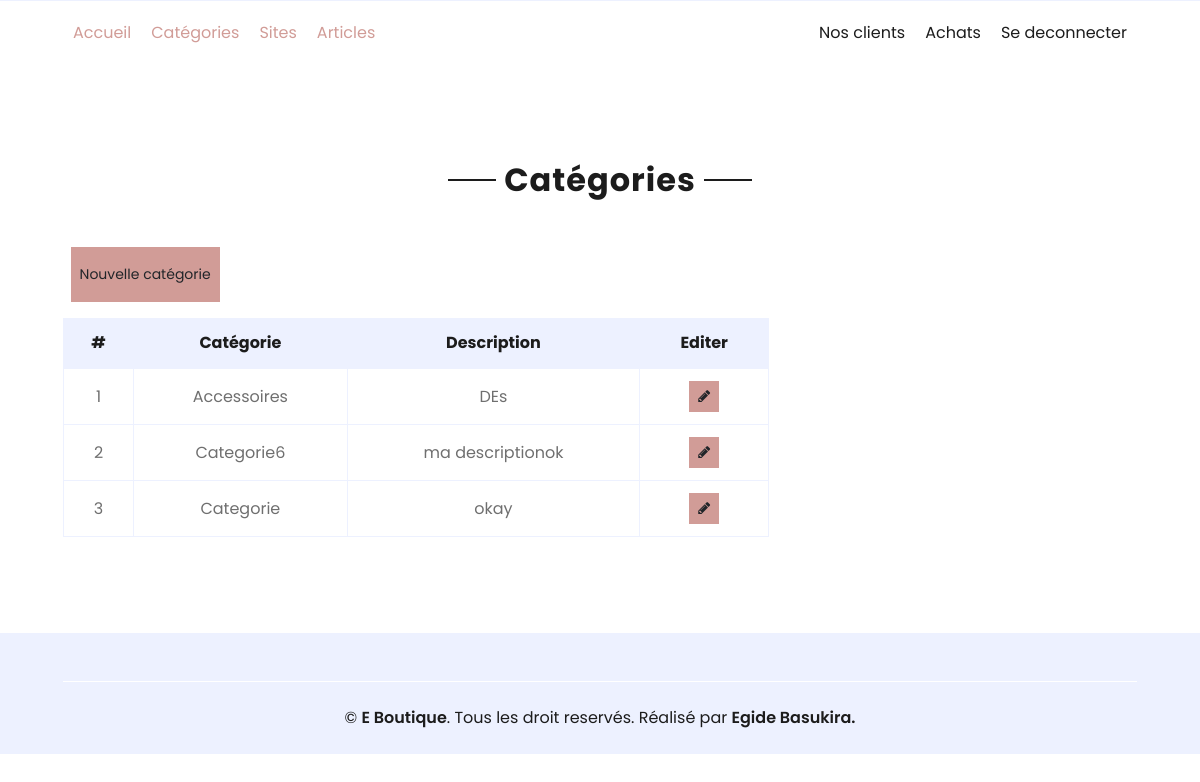
/categories.php, run on the app's committed database.
### tables this page shows
CREATE TABLE `categorie` (
  `id` int(11) NOT NULL,
  `categorie` text NOT NULL,
  `description` text NOT NULL
);

### actions/selectCategories.php (called while the page is built)
<?php
$categories=$db->query("SELECT * FROM `categorie`");
?>

### includes/config.php (called while the page is built)
<?php
$db_host="localhost";
$db_user="root";
$db_password="";
$db_name="e-commerce";
try
{
$db=new PDO("mysql:host={$db_host};dbname={$db_name}",$db_user,$db_password);
$db->setAttribute(PDO::ATTR_ERRMODE, PDO::ERRMODE_EXCEPTION);
}
catch(PDOEXCEPTION $e)
{
$e->getMessage();
}
include('actions/selectCategories.php');
?>

### categories.php (the view, shortened to what this page needs)
<?php
require_once 'includes/config.php';
?>
<!DOCTYPE html>
<html lang="en">
<head>
    <link href="https://cdnjs.cloudflare.com/ajax/libs/font-awesome/5.10.0/css/all.min.css" rel="stylesheet">
    <link href="lib/owlcarousel/assets/owl.carousel.min.css" rel="stylesheet">
    <link href="css/style.css" rel="stylesheet">
</head>
<body>
    <?php
     include 'includes/navbarA.php';
    ?>
    <div class="container-fluid pt-5">
        <div class="text-center mb-4">
            <h2 class="section-title px-5"><span class="px-2">Catégories</span></h2>
        </div>
        <a href="category.php" class="btn btn-sm btn-primary my-3 py-3">Nouvelle catégorie</a>
        <div class="row px-xl-5">
            <div class="col-lg-8 table-responsive mb-5">
                <table class="table table-bordered text-center mb-0">
                    <thead class="bg-secondary text-dark">
                        <tr>
                            <th>#</th>
                            <th>Catégorie</th>
                            <th>Description</th>
                            <th>Editer</th>
                        </tr>
                    </thead>
                    <tbody class="align-middle">
                    <?php
            $i=0;
            while($category=$categories->fetch())
            {
                $i++;
                ?>
                        <tr>
                            <td class="align-middle"><?=$i?></td>
                            <td class="align-middle"><?=$category[1]?></td>
                            <td class="align-middle"><?=$category[2]?></td>
                            <td class="align-middle"><a href="categoryEdit.php?id=<?=$category[0]?>" class="btn btn-sm btn-primary"><i class="fa fa-pencil"></i></a></td>
                        </tr>
                        <?php
            }
            ?>
                    </tbody>
                </table>
            </div>
        </div>
    </div>
    <?php
    include 'includes/footerA.php';
    ?>
</body>
</html>

### data on the page
categorie: categorie "Accessoires", description "DEs"
categorie: categorie "Categorie6", description "ma descriptionok"
categorie: categorie "Categorie", description "okay"
